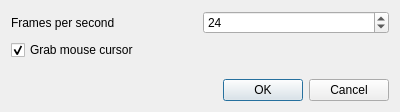
<?xml version="1.0" encoding="UTF-8"?>
<ui version="4.0">
 <class>Settings</class>
 <widget class="QDialog" name="Settings">
  <property name="geometry">
   <rect>
    <x>0</x>
    <y>0</y>
    <width>400</width>
    <height>112</height>
   </rect>
  </property>
  <property name="windowTitle">
   <string>Dialog</string>
  </property>
  <layout class="QVBoxLayout" name="verticalLayout">
   <item>
    <layout class="QHBoxLayout" name="horizontalLayout">
     <item>
      <widget class="QLabel" name="label">
       <property name="text">
        <string>Frames per second</string>
       </property>
      </widget>
     </item>
     <item>
      <widget class="QSpinBox" name="m_fps">
       <property name="minimum">
        <number>10</number>
       </property>
       <property name="maximum">
        <number>60</number>
       </property>
       <property name="value">
        <number>24</number>
       </property>
      </widget>
     </item>
    </layout>
   </item>
   <item>
    <widget class="QCheckBox" name="m_cursor">
     <property name="text">
      <string>Grab mouse cursor</string>
     </property>
     <property name="checked">
      <bool>true</bool>
     </property>
    </widget>
   </item>
   <item>
    <spacer name="verticalSpacer">
     <property name="orientation">
      <enum>Qt::Vertical</enum>
     </property>
     <property name="sizeHint" stdset="0">
      <size>
       <width>20</width>
       <height>13</height>
      </size>
     </property>
    </spacer>
   </item>
   <item>
    <widget class="QDialogButtonBox" name="buttonBox">
     <property name="orientation">
      <enum>Qt::Horizontal</enum>
     </property>
     <property name="standardButtons">
      <set>QDialogButtonBox::Cancel|QDialogButtonBox::Ok</set>
     </property>
    </widget>
   </item>
  </layout>
 </widget>
 <resources/>
 <connections>
  <connection>
   <sender>buttonBox</sender>
   <signal>accepted()</signal>
   <receiver>Settings</receiver>
   <slot>accept()</slot>
   <hints>
    <hint type="sourcelabel">
     <x>248</x>
     <y>254</y>
    </hint>
    <hint type="destinationlabel">
     <x>157</x>
     <y>274</y>
    </hint>
   </hints>
  </connection>
  <connection>
   <sender>buttonBox</sender>
   <signal>rejected()</signal>
   <receiver>Settings</receiver>
   <slot>reject()</slot>
   <hints>
    <hint type="sourcelabel">
     <x>316</x>
     <y>260</y>
    </hint>
    <hint type="destinationlabel">
     <x>286</x>
     <y>274</y>
    </hint>
   </hints>
  </connection>
 </connections>
</ui>
